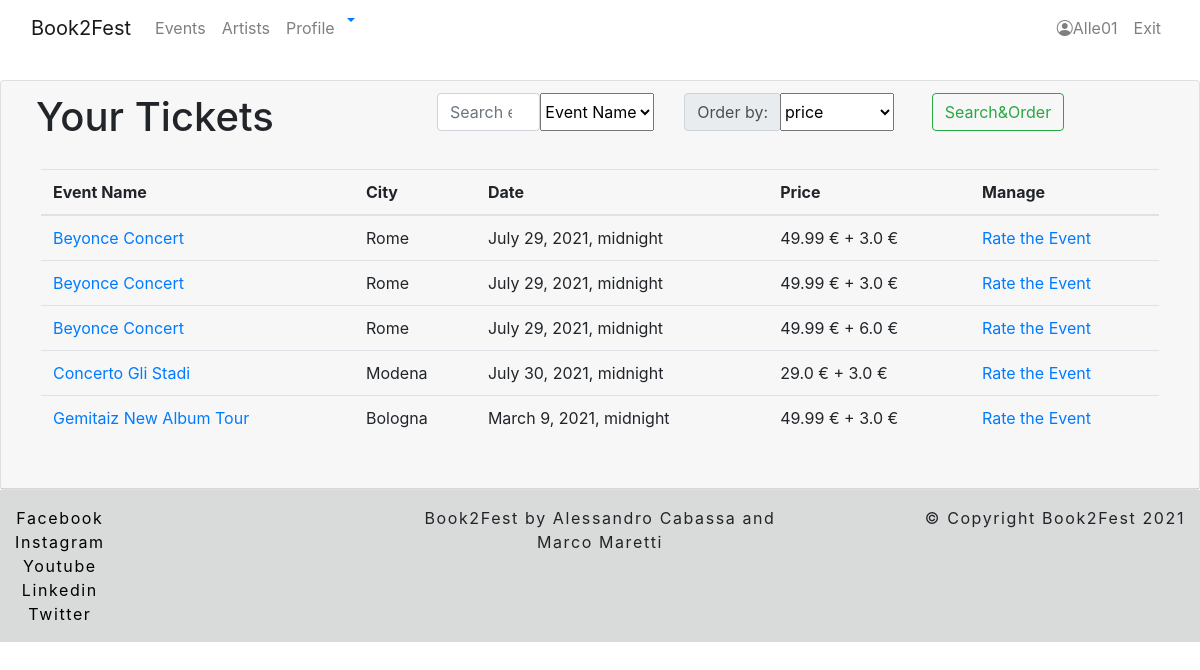
The page /book2fest/ticket/list (signed in) on the database as committed earlier.
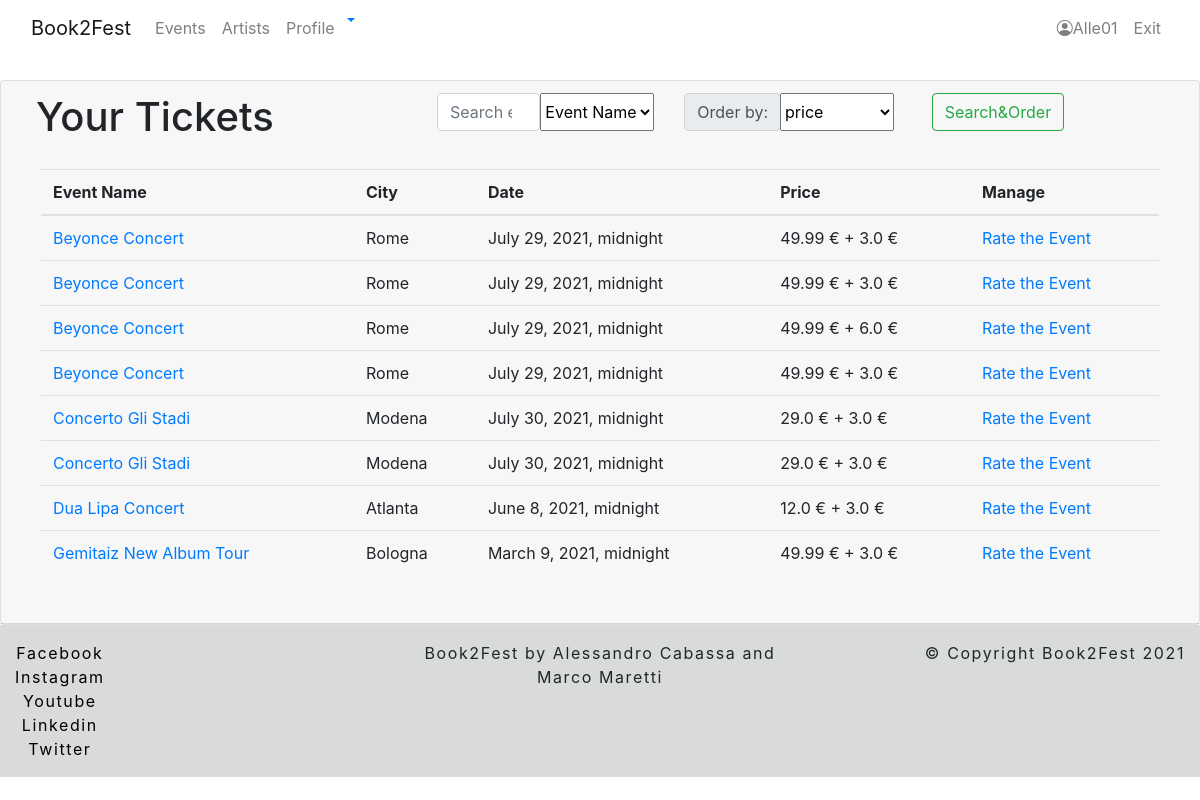
The same page on the database as committed later.
### book2fest/models.py (models this page shows, shortened)
class Ticket(models.Model):
    seat = models.OneToOneField(Seat, related_name='ticket_seat', on_delete=models.CASCADE)
    user = models.ForeignKey(UserProfile, related_name="ticket_user", on_delete=models.CASCADE)
    delivery = models.ForeignKey(Delivery, related_name='ticket_delivery', on_delete=models.CASCADE)

class Seat(models.Model):
    event = models.ForeignKey(EventProfile, related_name='seat_event', on_delete=models.CASCADE)
    name = models.CharField(max_length=32)
    row = models.CharField(max_length=1, blank=True)
    number = models.CharField(max_length=4, blank=True)
    price = models.FloatField()
    available = models.BooleanField(default=True)
    seat_type = models.ForeignKey(SeatType, related_name='seat_type', on_delete=models.CASCADE)

class EventProfile(models.Model):
    user = models.ForeignKey(OrganizerProfile, related_name='event_user', on_delete=models.CASCADE)
    event_name = models.CharField(max_length=60)
    brief_description = models.TextField()
    description = models.TextField()
    artist_list = models.ManyToManyField(Artist)
    city = models.CharField(max_length=32)
    province = models.CharField(max_length=2)
    cap = models.CharField(max_length=5)
    country = models.CharField(max_length=32)
    address = models.CharField(max_length=32)
    how_to_reach = models.CharField(max_length=300)
    max_capacity = models.IntegerField()
    seats_available = models.IntegerField(default=None, blank=True, null=True)
    avg_rating = models.FloatField(default=None, blank=True, null=True)
    event_start = models.DateTimeField()
    event_end = models.DateTimeField()
    services = models.ManyToManyField(Service)
    cancelled = models.BooleanField(default=False)

class Delivery(models.Model):
    name = models.CharField(max_length=32)
    overprice = models.FloatField()
    delivery_time = models.DurationField()
    class Meta:
        verbose_name_plural = 'Deliveries'

### book2fest/views.py (the view, shortened to what this page needs)
# urls.py: path('ticket/list', UserTicketList.as_view(), name='ticket-list' ),
class UserTicketList(LoginRequiredMixin, UserRequiredMixin, ListView):
    model = Ticket
    template_name = "book2fest/ticket/list.html"
    def get_context_data(self, *, object_list=None, **kwargs):
        context = super(UserTicketList, self).get_context_data(**kwargs)
        context['order_filters'] = ['event_name', 'event_start', 'price']
        return context
    def get_queryset(self):
        query = self.request.GET.get('search', None)
        filter = self.request.GET.get('search-filter', None)
        order = self.request.GET.get('order-filter', None)
        ordering = "seat__event__event_name"
        if order == "event_name":
            ordering = "seat__event__event_name"
        if order == "event_start":
            ordering = "seat__event__event_start"
        if order == "price":
            ordering = "seat__price"
        tickets = Ticket.objects.all().filter(user=self.profile).order_by(ordering)
        return tickets

### book2fest/mixin.py (called while the page is built)
    def dispatch(self, request, *args, **kwargs):
        try:
            self.profile = UserProfile.objects.get(user=request.user)
            return super().dispatch(request, *args, **kwargs)
        except ObjectDoesNotExist:
            messages.error(request, "You have no authorization to access this page.")
            return redirect('book2fest:organizer-profile')

### book2fest/templates/book2fest/ticket/list.html (shortened to what this page needs)
{% extends 'base_list.html' %}
{% block content_title %}Your Tickets{% endblock %}
{% block thead %}
    <th>Event Name</th>
    <th>City</th>
    <th>Date</th>
    <th>Price</th>
    <th>Manage</th>
{% endblock %}
{% block tbody %}
    {% for ticket in object_list  %}
        <tr>
            <td><a href="{% url 'book2fest:event-detail' ticket.seat.event.pk %}">{{ ticket.seat.event.event_name }}</a></td>
            <td>{{ ticket.seat.event.city }}</td>
            <td>{{ ticket.seat.event.event_start }}</td>
            <td>{{ ticket.seat.price}} &euro; + {{ ticket.delivery.overprice}} &euro;</td>
            <td><a href="{% url 'book2fest:ticket-manage' ticket.pk %}">Rate the Event</a></td>
        </tr>
    {% endfor %}
{% endblock %}

Rows that differ between the two databases and show on the page:
added Ticket: seat.event.event_name "Beyonce Concert", seat.event.city "Rome", seat.event.event_start "July 29, 2021, midnight", seat.price "49.99", delivery.overprice "3.0"
added Ticket: seat.event.event_name "Concerto Gli Stadi", seat.event.city "Modena", seat.event.event_start "July 30, 2021, midnight", seat.price "29.0", delivery.overprice "3.0"
added Ticket: seat.event.event_name "Dua Lipa Concert", seat.event.city "Atlanta", seat.event.event_start "June 8, 2021, midnight", seat.price "12.0", delivery.overprice "3.0"
